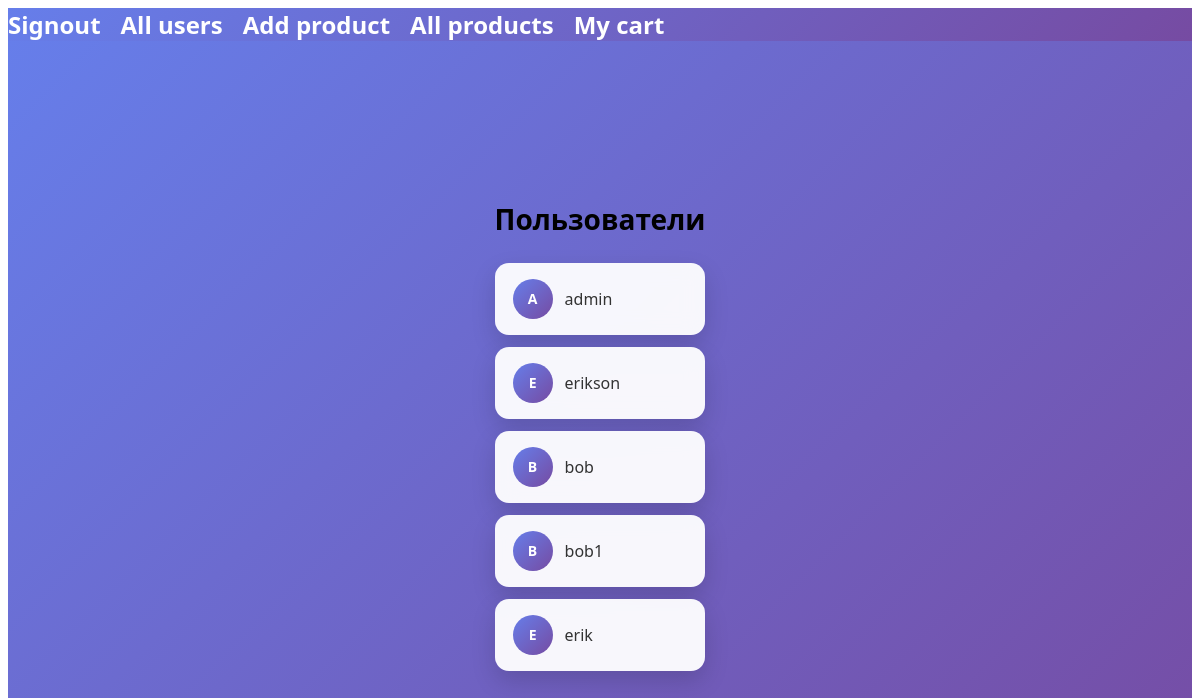
The app's page /get_all_users/ (signed in), older data.
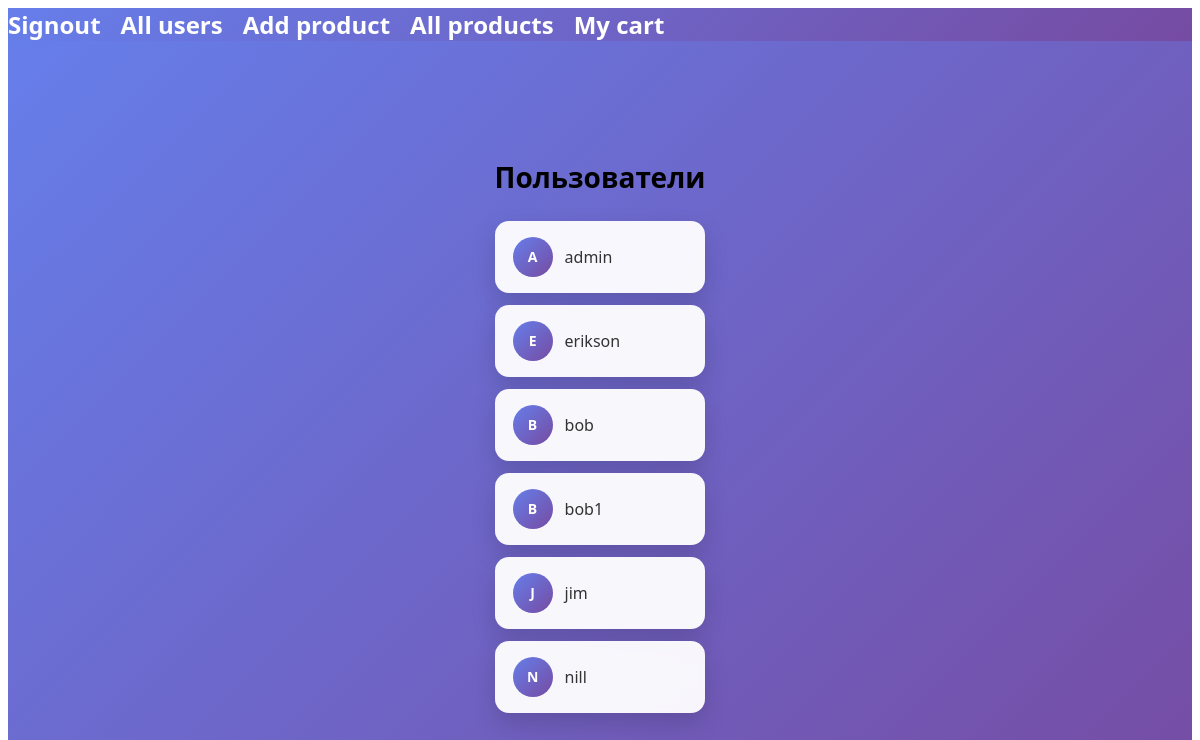
The same page, newer data.
### users/models.py (models this page shows, shortened)
class CustomerUser(AbstractUser):
    photo = models.ImageField(blank=True,null=True,help_text='Фото профиля (рекомендуемые размер 400x400)',upload_to='user_photos/')
    USER_ROLES = (('customer','Покупатель'),
                  ('seller',"Продавец"))
    role = models.CharField(max_length=20,choices=USER_ROLES, default='customer')
    phone_number = models.CharField(max_length=32,blank=False,null=False)
    @property
    def is_seller(self):
        return self.role == 'seller'

### users/views.py (the view)
    def wrapper(request,*args,**kwargs):
        if request.user.is_authenticated:
            return func(request,*args,**kwargs)
        return redirect('users:signin')

### users/views.py (called while the page is built)
def login_required(func):
    def wrapper(request,*args,**kwargs):
        if request.user.is_authenticated:
            return func(request,*args,**kwargs)
        return redirect('users:signin')
    return wrapper

@login_required
def get_all_users(request):
    all_users = CustomerUser.objects.all()
    return render(request,'get_all_users.html',{'all_users':all_users})

### users/templates/get_all_users.html (shortened to what this page needs)
{% extends 'base.html' %}
{% load static %}
{% block style %} <link rel="stylesheet" href="{% static 'css/style.css' %}"> {% endblock %}
{% block content %}
</head>
<body>
<div class="container">
    <div class="title">Пользователи</div>
    {% for i in all_users %}
        <div class="user">
            <div class="avatar">
                {{ i.username|slice:":1"|upper }}
            </div>
            <div class="username">{{ i.username }}</div>
        </div>
    {% empty %}
        <div class="empty">Нет пользователей</div>
    {% endfor %}
</div>
{% endblock %}

Row changes from the older to the newer data that the page shows:
removed CustomerUser: username "E", username "erik"
added CustomerUser: username "J", username "jim"
added CustomerUser: username "N", username "nill"
